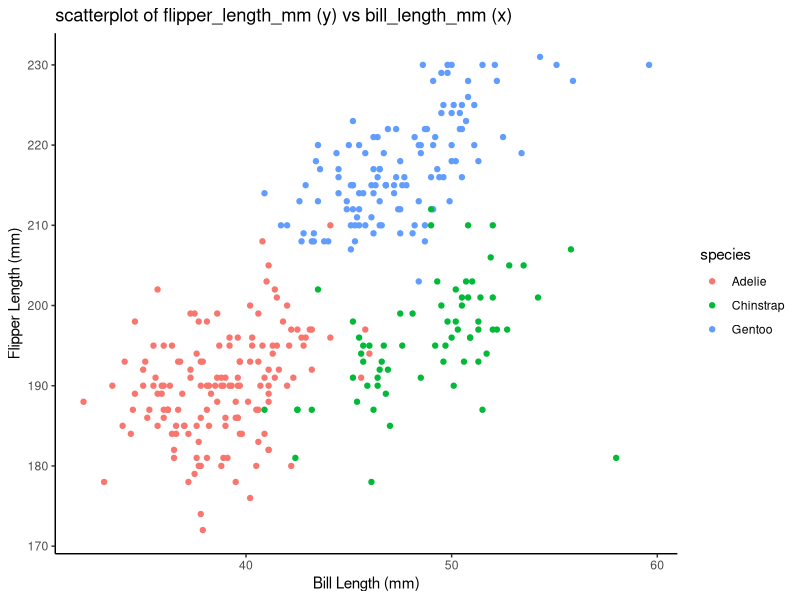
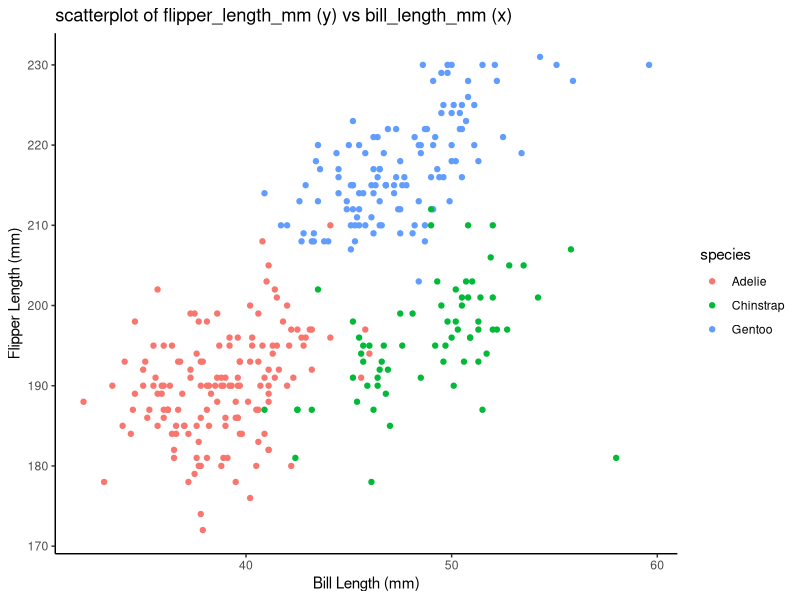

Source code (R) for these figures, in order:
## ---- chunk 1
library(tidyverse)
## ---- chunk 2
data("penguins", package = "palmerpenguins")
## ---- chunk 3
names(penguins)
## ---- chunk 4
#create a scatterplot
scatterplot = ggplot(penguins, aes(x = bill_length_mm, y = flipper_length_mm, color = species)) +
  geom_point(na.rm = TRUE) +
  labs(
    title = "scatterplot of flipper_length_mm (y) vs bill_length_mm (x)",
    x = "Bill Length (mm)",
    y = "Flipper Length (mm)"
  ) +
  theme_classic()
print(scatterplot)
# save the scatterplot
ggsave(filename = "scatterplot_flipper_vs_bill.png", plot = scatterplot, width = 8, height = 8)
## ---- chunk 5
random_samp = rnorm(10)
## ---- chunk 6
logical_vec = random_samp > 0
## ---- chunk 7
char_vec = sample(c("1","2","3"), size=10, replace = TRUE)
## ---- chunk 8
factor_vec = factor(sample(c("Low", "Medium", "High"), size = 10, replace = TRUE))
